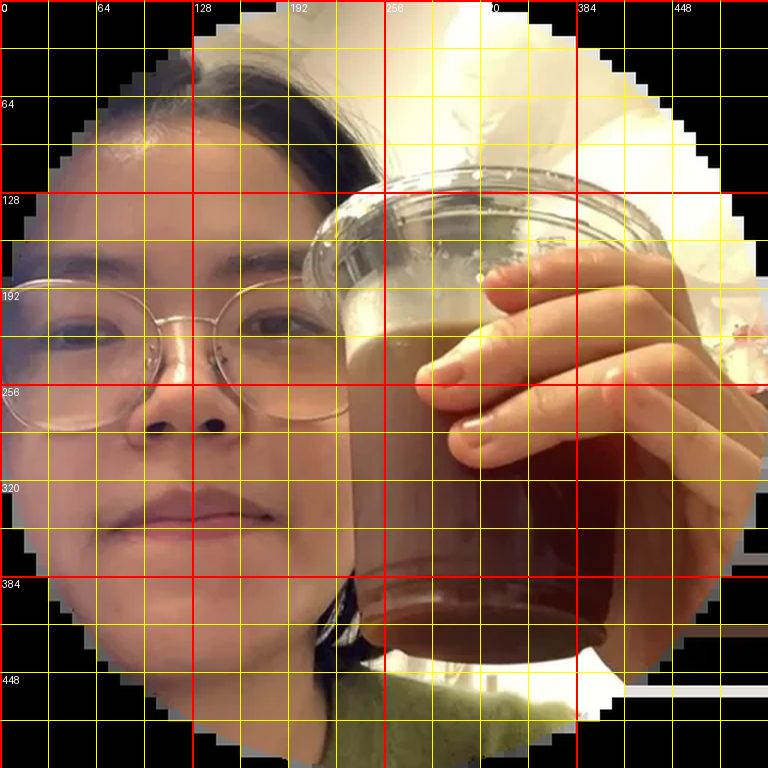
#> input picture .claude/handoff/tools/grids/chang.jpg, 768 x 768 px
$ python pair.py ../grids/chang.jpg ../grids/haotian.jpg out.png 1.0
#> lines starting #> are read from the running program, lines starting #| are printed output that depends on the picture
import sys
from PIL import Image
a=Image.open(sys.argv[1]).convert('RGB'); b=Image.open(sys.argv[2]).convert('RGB').resize(a.size)
#> further down, a is the input picture: PIL image 768x768 RGB; mean R, G, B 136.8, 105.4, 82.5
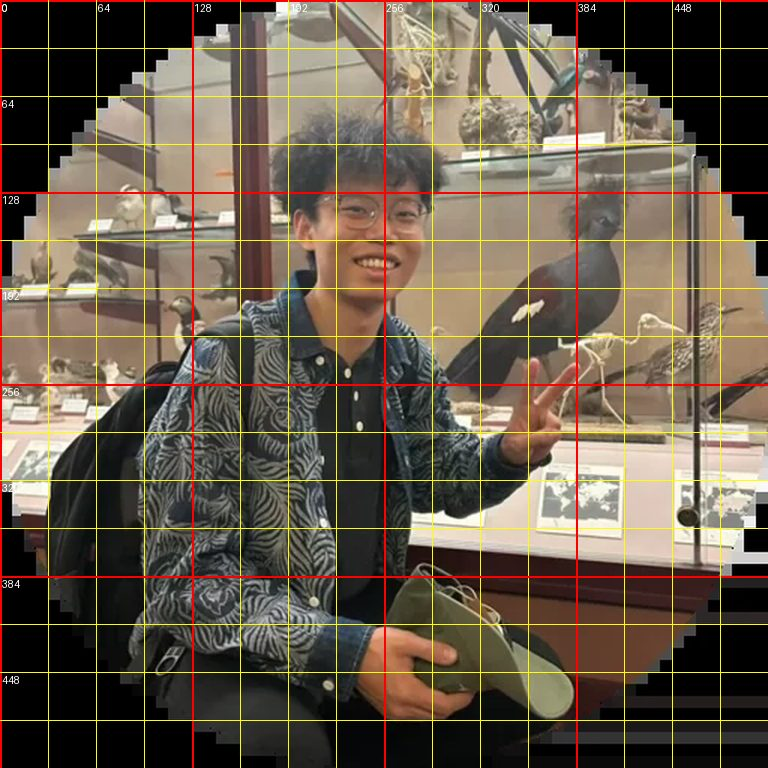
#> input picture .claude/handoff/tools/grids/haotian.jpg, 768 x 768 px
#> further down, b is the input picture: PIL image 768x768 RGB; mean R, G, B 104.3, 90.9, 75.2
s=float(sys.argv[4]) if len(sys.argv)>4 else 1
w,h=a.size
#> w = 768; h = 768
horiz = w < h
#> horiz = False
c=Image.new('RGB',(w*2+8,h) if horiz else (w,h*2+8),'#f0f')
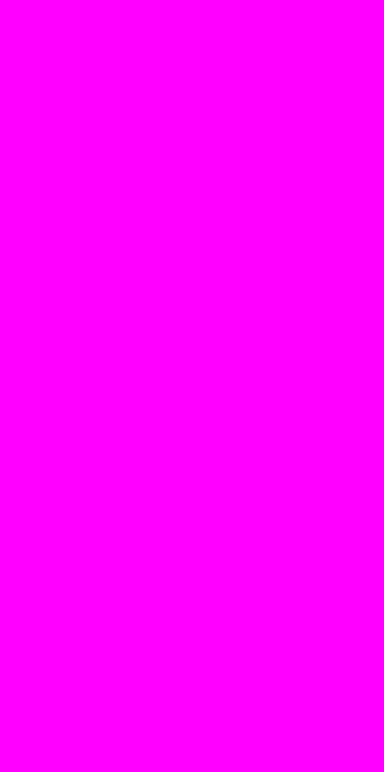
#> c: PIL image 768x1544 RGB (shown at 1/2 size); mean R, G, B 255, 0, 255
c.paste(a,(0,0)); c.paste(b,(w+8,0) if horiz else (0,h+8))
#> after `c.paste(a, (0, 0))`:
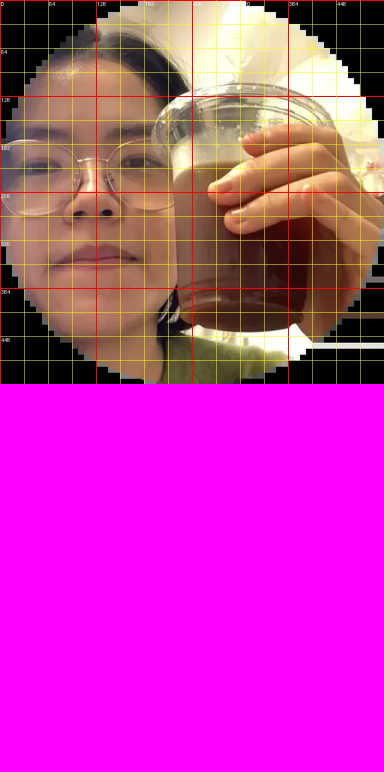
#> c: PIL image 768x1544 RGB (shown at 1/2 size); mean R, G, B 196.2, 52.4, 169.2
#> after `c.paste(b, (w + 8, 0) if horiz else (0, h + 8))`:
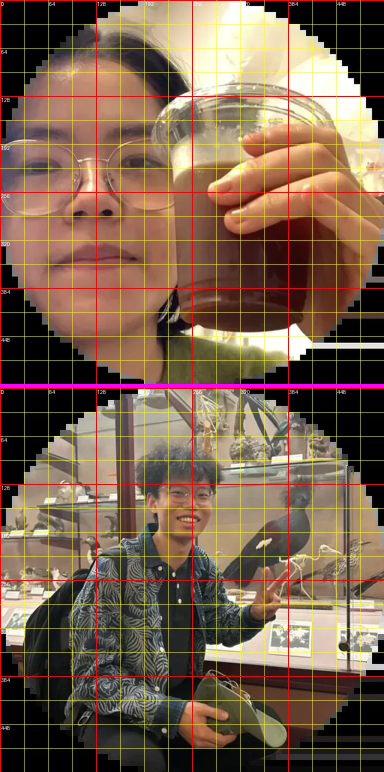
#> c: PIL image 768x1544 RGB (shown at 1/2 size); mean R, G, B 121.3, 97.7, 79.8
c=c.resize((int(c.size[0]*s),int(c.size[1]*s)))
c.save(sys.argv[3],quality=80)
